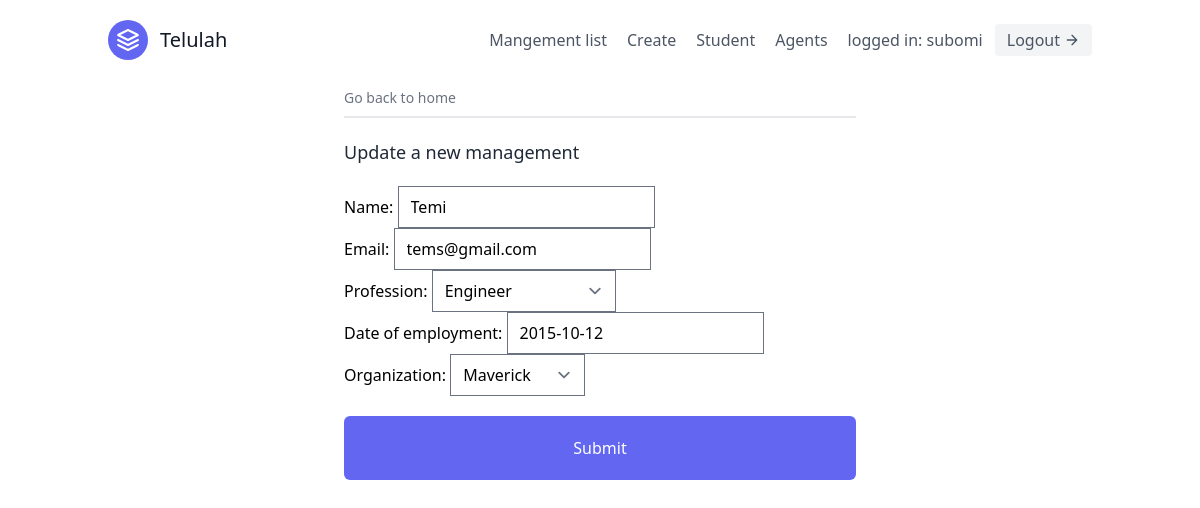
Page /app/3/update/ (signed in) on the committed database.
### app/models.py (models this page shows, shortened)
class User(AbstractUser):
    is_organisor = models.BooleanField(default=True)
    is_agent = models.BooleanField(default=False)
    is_admin=models.BooleanField('Is Admin',default=False)
    is_customer=models.BooleanField('Is Customer',default=True)
    class Meta(AbstractUser.Meta):
        swappable = 'AUTH_USER_MODEL'

class Management(models.Model):
    user = models.ForeignKey(User, on_delete=models.SET_NULL, null=True, blank=True)
    name = models.CharField(max_length=20)
    email = models.EmailField(max_length=25, unique=True)
    profession = models.CharField(choices=PROFESSION, max_length=100)
    organization = models.ForeignKey(UserProfile, null=True, on_delete=models.CASCADE)
    date_of_employment = models.DateField(max_length=20, null=True)

### app/views.py (the view, shortened to what this page needs)
# urls.py: path('<int:pk>/update/', app_update, name='update'),
@login_required
def app_update(request, pk):
     model = Management.objects.get(id=pk)
     form = AppModelForm(instance=model)
     context = {
         'form': form,
        'user': model
    }
     return render(request, 'app_update.html', context=context)

### app/forms.py
class AppModelForm(forms.ModelForm):
    class Meta:
        model = Management
        fields = (
            'name',
            'email',
            'profession',
            'date_of_employment',
            'organization'
        )

### app/models.py (called while the page is built)
    def __str__(self):
        return self.user.username

### app/templates/app_update.html (shortened to what this page needs)
{% extends "base.html" %}
{% load tailwind_filters %}
{% block content %}
<div class="max-w-lg mx-auto">
<div class="text-sm mb-3 border-b-2 py-2 text-gray-500">
    <a href='/'>Go back to home</a>
</div>
<div class="text-lg mb-3 py-2 text-gray-800">
    <h1>Update a new management</h1>
</div>
    <form method='post'>
        {{form|crispy}}
        <div class="py-5 border-blue-500 mt-5 hover:bg-blue-500 rounded-md text-center bg-indigo-500 text-white">
        <input type='submit'/>
        </div>
    </form>
</div>
{% endblock content %}

### app/templates/navbar.html (shortened to what this page needs)
<header class="text-gray-600 body-font">
  <div class="container mx-auto flex flex-wrap p-5 flex-col md:flex-row items-center">
    <a href='/'class="flex title-font font-medium items-center text-gray-900 mb-4 md:mb-0">
      <svg xmlns="http://www.w3.org/2000/svg" fill="none" stroke="currentColor" stroke-linecap="round" stroke-linejoin="round" stroke-width="2" class="w-10 h-10 text-white p-2 bg-indigo-500 rounded-full" viewBox="0 0 24 24">
        <path d="M12 2L2 7l10 5 10-5-10-5zM2 17l10 5 10-5M2 12l10 5 10-5"></path>
      </svg>
      <span class="ml-3 text-xl">Telulah</span>
    </a>
    <nav class="md:ml-auto flex flex-wrap items-center text-base justify-center">
      <a href='{% url 'apps:home' %}' class="mr-5 hover:text-gray-900">Mangement list</a>
      {% if not request.user.is_authenticated %}
      <a href="{% url 'signup'%}" class="mr-5 hover:text-gray-900">Signup</a>
      {%else%}
            <a href='{%url 'apps:create'%}' class="mr-5 hover:text-gray-900">Create</a>
            <a href='{% url 'apps:stu' %}' class="mr-5 hover:text-gray-900">Student</a>
            {% if request.user.is_organisor %}
            <a href='{% url 'agents:agents' %}' class="mr-5 hover:text-gray-900">Agents</a>
            {% endif %}
      {% endif %}
    </nav>
    {% if request.user.is_authenticated %}
       logged in: {{request.user.username}}
      <button class="ml-3 inline-flex items-center bg-gray-100 border-0 py-1 px-3 focus:outline-none hover:bg-gray-200 rounded text-base mt-4 md:mt-0"><a href="{% url 'logout'%}">Logout</a>
      <svg fill="none" stroke="currentColor" stroke-linecap="round" stroke-linejoin="round" stroke-width="2" class="w-4 h-4 ml-1" viewBox="0 0 24 24">
        <path d="M5 12h14M12 5l7 7-7 7"></path>
      </svg>
    </button>
    {% endif %}
  </div>
</header>

### rows in the picture
User: user.username "subomi"
Management: name "Temi", email "tems@gmail.com", profession "Engineer", date_of_employment "2015-10-12", organization "Maverick"
